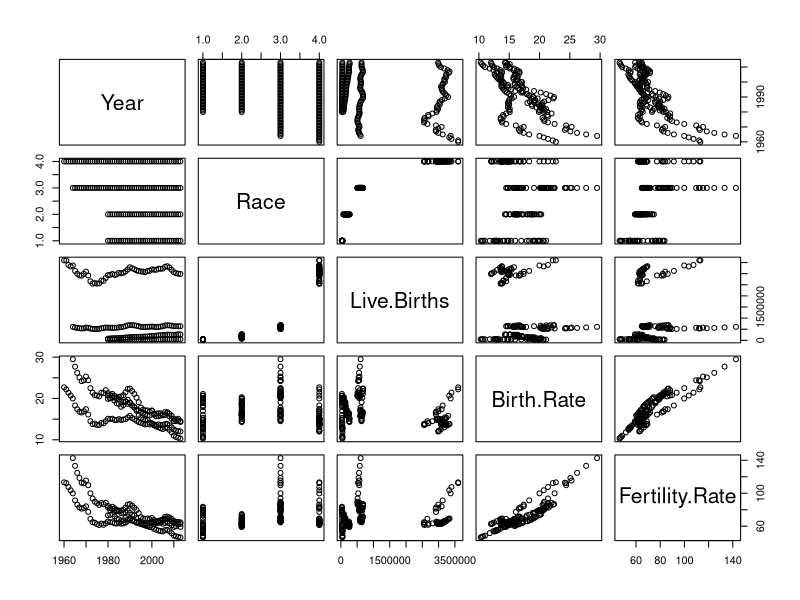

Write R code to recreate this figure.
## ---- chunk 1
knitr::opts_chunk$set(echo = FALSE)
## ---- chunk 2
natality <- read.csv('NCHS_natality.csv', na.strings = "*")

natality <- na.omit(natality)
head(natality, 15)
## ---- chunk 3
plot(natality)
